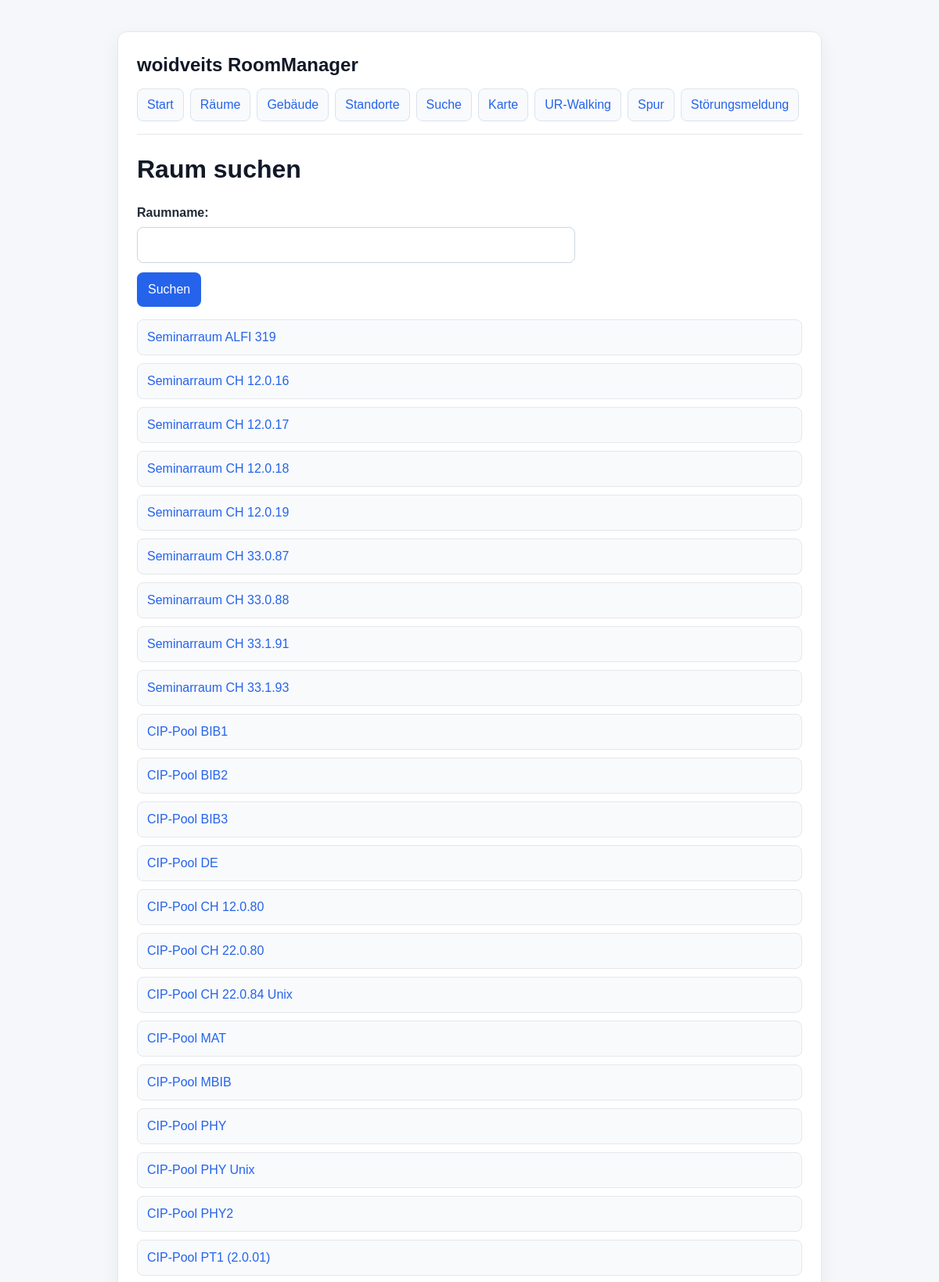
Screenshot of /rooms/search (upper part) with the database file from the repository.
### backend/app/database/models.py (models this page shows)
class Room(Base):
    __tablename__ = "rooms"
    id = Column(Integer, primary_key=True, index=True)
    secondary_ids = Column(JSON, default=list)
    names = Column(JSON, default=list)
    category = Column(String)
    comment = Column(String)
    building_id = Column(Integer, ForeignKey("buildings.id"))
    building_rel = relationship("Building", back_populates="rooms")
    level = Column(Integer)
    longitude = Column(Float)
    latitude = Column(Float)
    seats_amount = Column(Integer)
    seats_arrangement = Column(String)
    outlet_amount = Column(Integer)
    projector = Column(String)
    projector_resolution = Column(String)
    lighting = Column(String)
    foto1 = Column(String)
    foto2 = Column(String)
    foto1_info = Column(String)
    foto2_info = Column(String)
    pdf = Column(String)

### backend/app/app.py (the view)
@app.route('/rooms/search', methods=['GET'])
@role_required('guest', 'student', 'employee', 'admin', app=app)
def room_search():
    logger.info('Opening room search')
    query = (request.args.get('query') or '').strip()
    rooms = session.query(Room).all()
    if query:
        search_term = query.lower()
        rooms = [
            room for room in rooms
            if any(search_term in name.lower() for name in (room.names or []))
        ]
    return render_template('room_search.html', rooms=rooms)

### frontend/templates/room_search.html (shortened to what this page needs)
<!DOCTYPE html>
<html lang="de">
<head>
    <link rel="stylesheet" href="{{ url_for('static', filename='styles.css') }}">
</head>
<body>
    <div class="app">
        {% include '_navigation.html' %}
	    <h1>Raum suchen</h1>
	    <form method="get">
		    <div>
			    <label for="query">Raumname:</label>
			    <input type="text" id="query" name="query" value="{{ query | default('', true) }}">
		    </div>
		    <button type="submit">Suchen</button>
	    </form>
	    <ul id="room-list">
		    {% for room in rooms | default([], true) %}
		    <li>
			    <a href="/rooms/{{ room.id }}">{{ room.names[0] if room.names else 'Kein Name' }}</a>
		    </li>
		    {% else %}
		    <li>Keine Raeume gefunden.</li>
		    {% endfor %}
	    </ul>
    </div>
</body>
</html>

### frontend/static/styles.css (style rules this page uses)
* { box-sizing: border-box; }
body { margin: 0; min-height: 100vh; font-family: Arial, sans-serif; line-height: 1.5; background: #f5f7fb; color: #1f2937; }
.app { max-width: 900px; margin: 40px auto; padding: 24px; background: #ffffff; border: 1px solid #e5e7eb; border-radius: 12px; box-shadow: 0 8px 24px rgba(15, 23, 42, 0.06); }
h1 { margin: 0 0 20px; color: #111827; }
a { color: #2563eb; text-decoration: none; }
#room-list, #building-list, #location-list { list-style: none; padding: 0; margin: 16px 0 0; }
#room-list li, #building-list li, #location-list li { margin-bottom: 10px; padding: 10px 12px; background: #f8fafc; border: 1px solid #e5e7eb; border-radius: 8px; }
form { display: grid; gap: 12px; max-width: 560px; margin-top: 16px; }
form > div { display: grid; gap: 6px; }
label { font-weight: 600; }
input[type="text"], input[type="password"] { width: 100%; padding: 10px 12px; border: 1px solid #cbd5e1; border-radius: 8px; font: inherit; background: #ffffff; }
button { width: fit-content; padding: 10px 14px; border: none; border-radius: 8px; background: #2563eb; color: #ffffff; font: inherit; cursor: pointer; }

### rows the page displays
Room: names "Seminarraum ALFI 319"
Room: names "Seminarraum CH 12.0.16"
Room: names "Seminarraum CH 12.0.17"
Room: names "Seminarraum CH 12.0.18"
Room: names "Seminarraum CH 12.0.19"
Room: names "Seminarraum CH 33.0.87"
Room: names "Seminarraum CH 33.0.88"
Room: names "Seminarraum CH 33.1.91"
Room: names "Seminarraum CH 33.1.93"
Room: names "CIP-Pool BIB1"
Room: names "CIP-Pool BIB2"
Room: names "CIP-Pool BIB3"
Room: names "CIP-Pool DE"
Room: names "CIP-Pool CH 12.0.80"
Room: names "CIP-Pool CH 22.0.80"
Room: names "CIP-Pool CH 22.0.84 Unix"
Room: names "CIP-Pool MAT"
Room: names "CIP-Pool MBIB"
Room: names "CIP-Pool PHY"
Room: names "CIP-Pool PHY Unix"
Room: names "CIP-Pool PHY2"
Room: names "CIP-Pool PT1 (2.0.01)"
